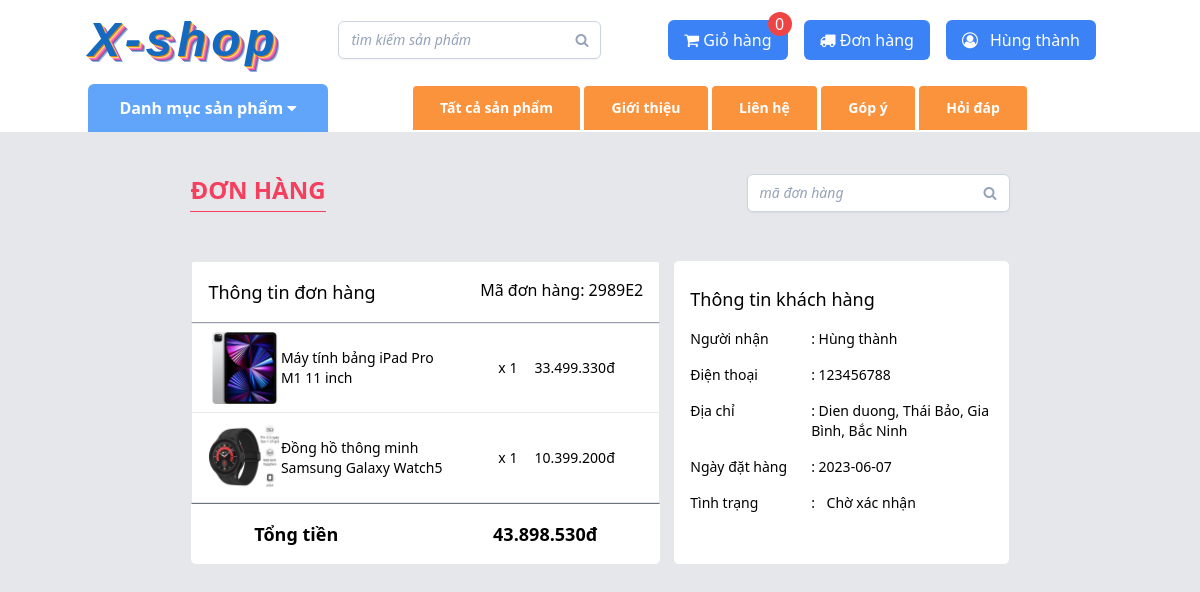
Screenshot of /site/gio_hang/chi_tiet_don_hang.php?ma_order=2989E2 (signed in) with the database file from the repository.
### tables this page shows
CREATE TABLE `order` (
  `ma_order` varchar(20) NOT NULL,
  `ma_kh` varchar(50) DEFAULT NULL,
  `ten_kh` varchar(50) NOT NULL,
  `email` varchar(50) NOT NULL,
  `sdt` int(10) NOT NULL,
  `address` varchar(255) NOT NULL,
  `tong_tien` int(11) NOT NULL,
  `ngay_mua` date NOT NULL,
  `tinh_trang` int(1) NOT NULL
);

CREATE TABLE `order_detail` (
  `id` int(10) NOT NULL,
  `ma_order` varchar(20) NOT NULL,
  `id_hang_hoa` int(10) NOT NULL,
  `so_luong` int(10) NOT NULL
);

CREATE TABLE `hang_hoa` (
  `ma_hh` int(9) NOT NULL,
  `ten_hh` varchar(50) NOT NULL,
  `don_gia` double(10,0) NOT NULL,
  `giam_gia` float NOT NULL,
  `hinh` varchar(255) NOT NULL,
  `ngay_nhap` date NOT NULL,
  `ma_loai` int(9) NOT NULL,
  `dac_biet` int(9) NOT NULL,
  `so_luot_xem` int(9) NOT NULL,
  `mo_ta` longtext NOT NULL
);

### site/gio_hang/chi_tiet_don_hang.php (called while the page is built, shortened)
<?php
require_once "../../global.php";
require_once "../../Dao/PDO.php";
require_once "../../Dao/don_hang.php";
require_once "../../Dao/hang_hoa.php";
$ma_order = $_GET['ma_order'];
$order = don_hang_select_by_id($ma_order);
$order_detail = chi_tiet_don_hang_select_by_ma_order($ma_order);
require "../layout.php";

### Dao/PDO.php (called while the page is built, shortened)
<?php
function pdo_get_connection()
{
    $servername = "localhost";
    $username = "root";
    $password = "";
    try {
        $conn = new PDO("mysql:host=$servername;dbname=xshop", $username, $password);
        $conn->setAttribute(PDO::ATTR_ERRMODE, PDO::ERRMODE_EXCEPTION);
        return $conn;
    } catch (PDOException $e) {
        echo "Connection failed: " . $e->getMessage();
    }
}
function pdo_query($sql)
{
    $sql_args = array_slice(func_get_args(), 1);
    try {
        $conn = pdo_get_connection();
        $stmt = $conn->prepare($sql);
        $stmt->execute($sql_args);
        $row = $stmt->fetchAll();
        return $row;
    } catch (PDOException $e) {
        throw $e;
    } finally {
        unset($conn);
    }
}
function pdo_query_one($sql)
{
    $sql_args = array_slice(func_get_args(), 1);
    try {
        $conn = pdo_get_connection();
        $stmt = $conn->prepare($sql);
        $stmt->execute($sql_args);
        $row = $stmt->fetch(PDO::FETCH_ASSOC);
        return $row;
    } catch (PDOException $e) {
        throw $e;
    } finally {
        unset($conn);
    }
}

### Dao/hang_hoa.php (called while the page is built, shortened)
<?php
require_once '../../Dao/PDO.php';
    function hang_hoa_select_by_id($ma_hh) {
        $sql = "SELECT * FROM `hang_hoa` WHERE `ma_hh` = ?";
        return pdo_query_one($sql,$ma_hh);
    }
?>

### global.php (called while the page is built, shortened)
<?php
function currency_format($number, $suffix = 'đ') {
    if (!empty($number)) {
        return number_format($number, 0, ',', '.') . "{$suffix}";
    }
}
?>

### site/gio_hang/don_hang.php (the view, shortened to what this page needs)
<?php
require_once "../../global.php";
require_once "../../Dao/PDO.php";
require_once "../../Dao/don_hang.php";
require_once "../../Dao/hang_hoa.php";
?>
<section>
    <div class=" min-h-screen bg-gray-200">
        <div class="container m-auto pt-6">
            <div class="flex justify-between w-4/5 py-4 m-auto">
                <h2 class=" text-base lg:text-2xl lg:st8 lg:st10  uppercase font-bold text-rose-500 border-b border-b-rose-500">đơn hàng</h2>
                <form action="../gio_hang/chi_tiet_don_hang.php" class=" relative flex items-center bg-white border border-slate-300 rounded-md py-1 pl-1 pr-1 lg:py-2 lg:pl-3 lg:pr-3 shadow-sm focus:outline-none focus:ring-1 sm:text-sm">
                    <input name="ma_order" class="seach placeholder:italic placeholder:text-slate-400 w-56 block focus:outline-none focus:border-sky-500 focus:ring-sky-500 " placeholder="mã đơn hàng" type="text" name="" />
                    <button><i class="fa fa-search text-slate-400" aria-hidden="true"></i></button>
                </form>
            </div>
            <div <?= (!empty($order)) ? '' : 'style="display:none"' ?> class=" chi-tiet w-full py-2 lg:w-4/5 m-auto mt-3 lg:py-5 lg:flex gap-3">
                <div class=" lg:w-7/12 bg-white rounded-md border">
                    <div class="border border-b-gray-400 font-medium flex justify-between">
                        <h2 class=" p-4 text-base lg:text-lg ">Thông tin đơn hàng</h2>
                        <p class=" p-4 text-sm lg:text-base">Mã đơn hàng: <?= $ma_order ?></p>
                    </div>
                    <div class=" border border-b-gray-500 ">
                        <?php
                        foreach ($order_detail as $key => $value) {
                            $product = hang_hoa_select_by_id($value['id_hang_hoa']);
                        ?>
                            <div class=" text-sm flex border-b py-2 px-4 items-center">
                                <img class=" w-1/6" src="../../uploaded/product/<?= $product['hinh'] ?>" alt="">
                                <h2 class=" w-2/5 font-medium "><?= $product['ten_hh'] ?></h2>
                                <div class="w-2/6 flex justify-between ml-auto">
                                    <p class=" w-1/4">x <?= $value['so_luong'] ?></p>
                                    <p class=" w-3/4"><?= currency_format($product['don_gia'] -  $product['don_gia'] * $product['giam_gia']) ?></p>
                                </div>
                            </div>
                        <?php
                        }
                        ?>
                    </div>
                    <div class="flex justify-between pt-4 w-4/5 m-auto px-2 text-sm lg:px-4 lg:text-lg font-bold pb-4">
                        <p>Tổng tiền</p>
                        <p><?= currency_format($order['tong_tien']) ?></p>
                    </div>
                </div>
                <div class=" mt-2 lg:mt-0 lg:w-5/12  bg-white rounded-md border">
                    <div class=" p-4">
                        <h2 class=" py-2 lg:text-lg font-medium">Thông tin khách hàng</h2>
                        <div class=" text-sm">
                            <div class=" flex py-2">
                                <div class=" w-2/5">
                                    <p>Người nhận</p>
                                </div>
                                <div class=" w-3/5">
                                    <p>: <?= $order['ten_kh'] ?></p>
                                </div>
                            </div>
                            <div class=" flex py-2">
                                <div class=" w-2/5">
                                    <p>Điện thoại</p>
                                </div>
                                <div class=" w-3/5">
                                    <p>: <?= $order['sdt'] ?> </p>
                                </div>
                            </div>
                            <div class=" flex py-2">
                                <div class=" w-2/5">
                                    <p>Địa chỉ</p>
                                </div>
                                <div class="  w-3/5">
                                    <p>: <?= $order['address'] ?></p>
                                </div>
                            </div>
                            <div class=" flex py-2">
                                <div class=" w-2/5">
                                    <p>Ngày đặt hàng</p>
                                </div>
                                <div class="  w-3/5">
                                    <p>: <?= $order['ngay_mua'] ?></p>
                                </div>
                            </div>
                            <div class=" flex py-2">
                                <div class=" w-2/5">
                                    <p>Tình trạng</p>
                                </div>
                                <div class="  w-3/5">
                                    <p>: <?= tinh_trang_don_hang($order['tinh_trang']) ?></p>
                                </div>
                            </div>
                        </div>
                    </div>
                </div>
            </div>
        </div>
    </div>
</section>

### site/layout/menu.php (shortened to what this page needs)
<?php
$user = false;
if (!empty($_SESSION['user'])) {
    $user = $_SESSION['user'];
}
?>
<header>
    <nav class=" bg-white border-b-2">
        <div class="container m-auto  pt-3 ">
            <div class="flex justify-between items-center md:flex-wrap sm:relative">
                <div class="logo">
                    <a class=" text-blue-700 italic lg:text-5xl text-2xl font-bold text-center" href="../trang_chinh/">X-shop</a>
                </div>
                <form action="../hang_hoa/liet_ke.php?keyword" class=" relative flex items-center bg-white border border-slate-300 rounded-md py-2 pl-3 pr-3 shadow-sm focus:outline-none focus:ring-1 sm:text-sm md:flex-initial ">
                    <input class="seach placeholder:italic placeholder:text-slate-400 w-56 block focus:outline-none focus:border-sky-500 focus:ring-sky-500 " placeholder="tìm kiếm sản phẩm" type="text" name="keyword" />
                    <button class=" ml-auto"><i class=" fa fa-search text-slate-400" aria-hidden="true"></i></button>
                </form>
                <div class="lg:flex lg:flex-row lg:top-0 lg:shadow-none z-10 items-menu items-center lg:relative absolute hidden flex-col gap-2 top-12 right-0 bg-white p-2 shadow-blue-300 shadow-sm rounded-md text-sm lg:text-base">
                    <a href="../gio_hang/index.php" class=" relative bg-blue-500 text-white py-2 px-4 mr-2 rounded-md hover:bg-blue-700  "><span class=" absolute flex items-center justify-center -top-2 -right-1 bg-red-500 w-6 h-6 rounded-full so-san-pham">0</span> <i class="fa fa-shopping-cart" aria-hidden="true"></i> Giỏ hàng</a>
                    <a href="../gio_hang/index.php?list" class=" bg-blue-500 text-white py-2 px-4  mr-2 rounded-md hover:bg-blue-700 "><i class="fa fa-truck" aria-hidden="true"></i> Đơn hàng</a>
                    <p class="<?= (empty($user)) ? 'op-dangnhap' : 'show' ?> cursor-pointer bg-blue-500 text-white py-2 px-4  mr-2 rounded-md hover:bg-blue-700 "><i class="fa fa-user-circle-o pr-3 " aria-hidden="true"></i><?= (empty($user)) ? 'Đăng nhập' : $user['ho_ten'] ?> </p>
                </div>
            </div>
        </div>
        <div class="container m-auto">
        <div class="flex pt-4 m-auto">
            <div class=" relative">
                <h2 class=" font-bold text-sm py-3 w-40 lg:text-base lg:w-60 text-center rounded-t-md cursor-pointer bg-blue-400 text-white show-cate">Danh mục sản phẩm <i class="fa fa-caret-down" aria-hidden="true"></i>
                </h2>
            </div>
            <div class=" gap-1 hidden lg:flex text-white text-center justify-between w-3/5 items-center m-auto text-sm font-semibold ">
                <a href="../hang_hoa/liet_ke.php" class=" bg-orange-400 flex-auto py-3 rounded-t hover:bg-orange-600">Tất cả sản phẩm</a>
                <a href="../trang_chinh/index.php?gioi_thieu" class=" bg-orange-400 flex-auto py-3 rounded-t hover:bg-orange-600">Giới thiệu</a>
                <a href="../trang_chinh/index.php?lien_he" class=" bg-orange-400 flex-auto py-3 rounded-t hover:bg-orange-600">Liên hệ</a>
                <a href="../trang_chinh/index.php?gop_y" class=" bg-orange-400 flex-auto  py-3 rounded-t hover:bg-orange-600">Góp ý</a>
                <a href="../trang_chinh/index.php?hoi_dap" class=" bg-orange-400 flex-auto  py-3 rounded-t hover:bg-orange-600">Hỏi đáp</a>
            </div>
        </div>
        </div>
    </nav>
</header>

### content/css/header.css (style rules this page uses)
header { z-index: 10; }
header .logo a { font-family: "Lucida Sans", "Lucida Sans Regular", "Lucida Grande", "Lucida Sans Unicode", Geneva, Verdana, sans-serif; text-shadow: -15px 5px 20px #1969e0; letter-spacing: 0.1em; color: #146ac0; text-shadow: 1px 1px 0px #ca8320, 2px 2px 0px #ffd662, 3px 3px 0px #ff80bf, 4px 4px 0px #ef5097, 5px 5px 0px #6868ac, 6px 6px 0px #90b1e0; }

### rows the page displays
order: ten_kh "Hùng thành", tong_tien "43.898.530đ", sdt "123456788", address "Dien duong, Thái Bảo, Gia Bình, Bắc Ninh", ngay_mua "2023-06-07"
order_detail: id_hang_hoa.hinh (picture), id_hang_hoa.ten_hh "Máy tính bảng iPad Pro M1 11 inch", so_luong "1", id_hang_hoa.giam_gia "33.499.330đ"
order_detail: id_hang_hoa.hinh (picture), id_hang_hoa.ten_hh "Đồng hồ thông minh Samsung Galaxy Watch5", so_luong "1", id_hang_hoa.giam_gia "10.399.200đ"

### other values shown
$ma_order "2989E2"
